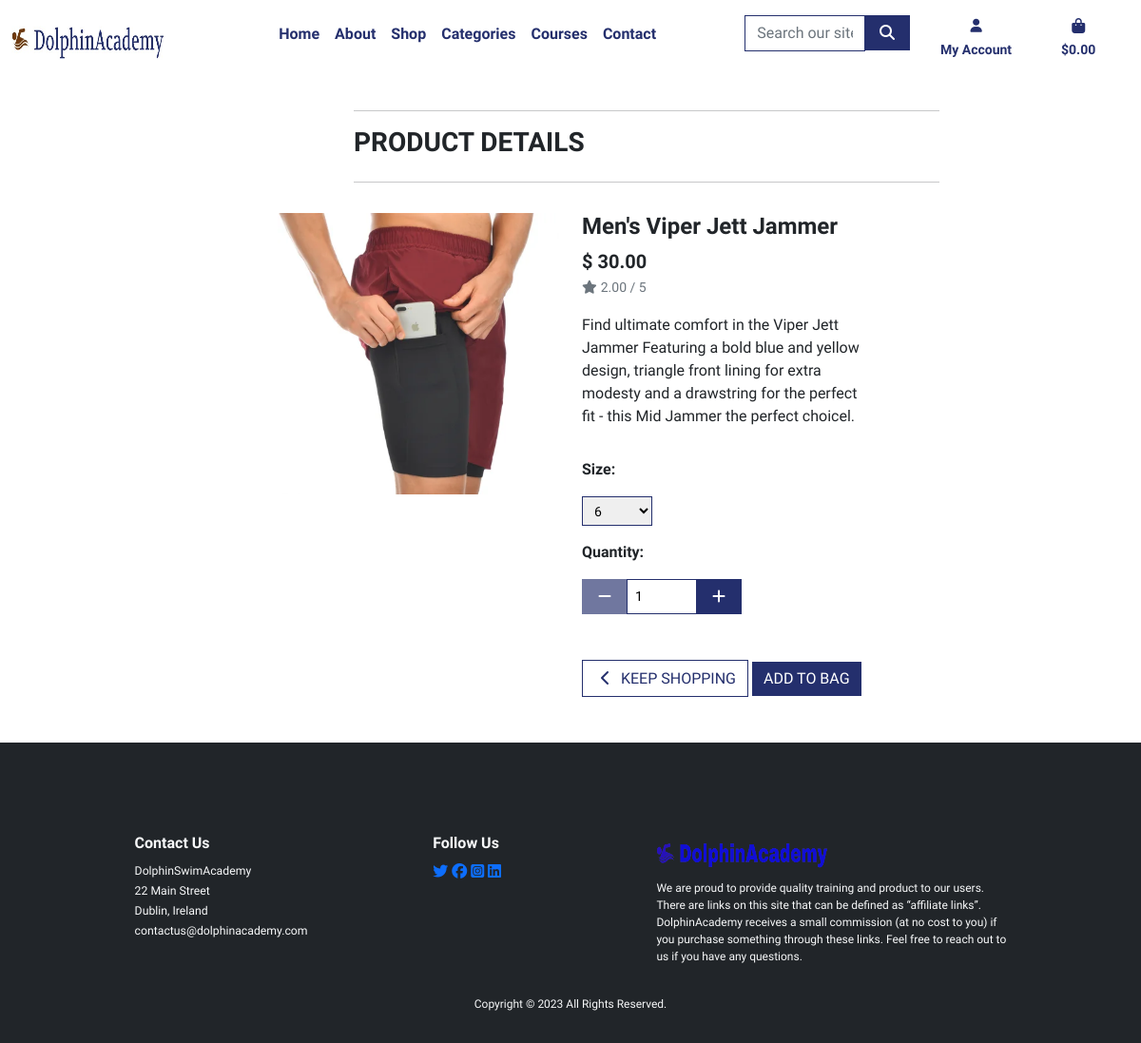
The page /products/1/ on the database its author committed.
### products/models.py (models this page shows, shortened)
class Product(models.Model):
    class Meta:
        verbose_name = 'Product'
        verbose_name_plural = 'Products'
    name = models.CharField(
        max_length=254,
        unique=True
    )
    description = models.TextField(
        max_length=1256,
        blank=True,
        null=True
    )
    category = models.ManyToManyField(
        Category
    )
    image = models.ImageField(
        upload_to='products/',
        null=True,
        blank=True
    )
    rating = models.DecimalField(
        max_digits=6,
        decimal_places=2,
        null=True,
        blank=True
    )
    size = models.ManyToManyField(
        Size,
        max_length=254,
        through='Inventory',
        null=True,
        blank=True,
        related_name='products'
    )
    is_active = models.BooleanField(
        default=False
    )
    price = models.DecimalField(
        max_digits=5,
        decimal_places=2
    )
    slug = models.SlugField(
        blank=True,
        null=True
    )
    def get_categories(self):
        """
        Returns the product categories list
        Args:
            self (object): self.
        Returns:
            product categories list
        """
        return "\n".join([cat.name for cat in self.category.all()])
    get_categories.short_description = "Categories"
    def get_product_size(self):
        """
        Returns the product size list
        Args:
            self (object): self.
        Returns:
            product size list
        """
        return "\n".join([size.name for size in self.size.all()])
    get_product_size.short_description = "size"

### products/views.py (the view)
def product_detail(request, product_id):
    product = get_object_or_404(Product, id=product_id)
    sub_products = product.inventories.all()
    product_attr = {}
    has_size = False
    has_color = False
    has_style = False
    context = {
        'product': product,
        'sub_products': sub_products,
    }
    return render(request, 'products/product_detail.html', context=context)

### bag/contexts.py (called while the page is built, shortened)
def bag_contents(request):
    bag_items = []
    total = 0
    product_count = 0
    bag = request.session.get('bag', {})
    if total < settings.FREE_DELIVERY_THRESHOLD:
        delivery = round(
            total * Decimal(settings.STANDARD_DELIVERY_PERCENTAGE / 100), 2
        )
        free_delivery_delta = settings.FREE_DELIVERY_THRESHOLD - total
    else:
        delivery = 0
        free_delivery_delta = 0
    grand_total = total + delivery
    context = {
        'total': total,
        'grand_total': grand_total,
        'delivery': delivery,
        'free_delivery_delta': free_delivery_delta,
        'bag_items': bag_items,
        'free_delivery_threshold': settings.FREE_DELIVERY_THRESHOLD,
        'product_count': product_count
    }
    return context

### products/models.py (called while the page is built)
    def __str__(self):
        return self.name

### products/templates/products/product_detail.html (shortened to what this page needs)
{% extends 'base.html' %}
{% load static %}
{% block page_header %}
    <div class="container header-container">
    </div>
{% endblock %}
{% block content %}
    <div class="container product-container">
        <div class="row">
            <div class="col-8 offset-3">
                <hr>
                <h1 class="fs-3 mb-4">
                    PRODUCT DETAILS
                </h1>
                <hr>
            </div>
        </div>
        <div class="row">
            <div class="col-12 col-md-6 col-lg-4 offset-lg-2">
                <div class="image-container mt-3 mb-5">
                    {% if product.image %}
                        <a href="{{product.image.url}}" target="_blank">
                            <img src="{{product.image.url}}" class="card-img-top img-fluid" alt="{{product.name}}">
                        </a>
                    {% else %}
                        <a href="#">
                            <img src="{{MEDIA_URL}}noimage.webp" class="card-img-top img-fluid" alt="{{product.name}}">
                        </a>
                    {% endif %}
                </div>
            </div>
            <div class="col-12 col-md-6 col-lg-4">
                <div class="product-detail-container mb-5 mt-md-3">
                    <h1 class="fs-4">{{product.name}}</h1>
                    <p class="lead mb-0 text-start fw-bold">$ {{product.price}}</p>
                    {% if product.rating %}
                        <small class="text-muted"><i class="fas fa-star me-1"></i>{{ product.rating}} / 5</small>
                    {% else %}
                        <small class="text-muted">No rating</small>
                    {% endif %}
                    <p class="mt-3">{{product.description | linebreaks}}</p>
                    <form action="{% url 'add_to_bag' product.id %}" method="POST">
                        <div class="row">
                                <div class="col-12">
                                    <p class="mt-3"><strong>Size:</strong></p>
                                    <div class="input-group">
                                        <select class="form-control-sm w-25 border-ocean-blue rounded-0" name="product_size" id="id_product_size">
                                            {% for sub_product in sub_products %}
                                                <option class="size-option" value="{{sub_product.size}}" data-sku="{{sub_product.sku}}" data-quantity="{{sub_product.units}}"
                                                 data-session-quantity-="{% if bag_contents %}{% for item in bag_contents %}{% if item.sub_product.sku == sub_product.sku %}{{item.quantity}}{% endif %}{% endfor %} {% endif %}"
                                                 id="id_qty_{{sub_product.sku}}">
                                                    {{sub_product.size}}
                                                </option>
                                            {% endfor %}
                                        </select>
                                    </div>
                                </div>
                            <div class="col-12">
                                <p class="mt-3"> <strong>Quantity:</strong></p>
                                <div class="w-100">
                                    <div class="input-group">
                                        <span>
                                            <button class="btn rounded-0 btn-ocean-blue decrement-qty"
                                                 id="decrement-qty-{{sub_product.sku}}" data-form_id="product_detail">
                                                <span class="icon"><i class="fa fa-minus"></i></span>
                                            </button>
                                        </span>
                                        <input class="form-control-sm  qty-input border-ocean-blue" type="number" name="quantity"
                                            value="1" min="1" max="99" id="id_qty_{{sub_product.sku}}" data-sku="{{sub_product.sku}}">
                                        <span>
                                            <button class="btn btn-ocean-blue rounded-0 increment-qty"
                                                id="increment-qty-{{sub_product.sku}}" data-form_id="product_detail">
                                                <span class="icon"><i class="fa fa-plus"></i></span>
                                            </button>
                                        </span>
                                    </div>
                                </div>
                            </div>
                            <div class="col-12">
                                <a href="{% url 'products' %}" class="btn mt-5 rounded-0 btn-outline-ocean-blue">
                                    <span class="icon">
                                        <i class="fas fa-chevron-left"></i>
                                    </span>
                                    <span class="text-uppercase">Keep Shopping</span>
                                </a>
                                <input type="submit" class="btn btn-ocean-blue text-uppercase rounded-0 mt-5" value="Add to bag">
                            </div>
                        </div>
                    </form>
                </div>
            </div>
        </div>
    </div>
{% endblock %}

### static/css/base.css (style rules this page uses)
:root { --body-font:'Urbanist', sans-serif; --body-weight: 400; --heading-weight: 600; --heading-font: 'Urbanist', sans-serif; --nav-color:#1FD6FF; --light-blue:#5065A8; --light-ocean-blue:rgba(36,47,109,0.8); --ocean-blue:#242f6d; --nav-font-weight:800; --text-color:#0000; --button-brown-color:#663103; --button-brown-hover-color:#663103b4; --theme-1:#015E73; --theme-2:#BF5C04; --theme-3:#049DBF; }
html { height: 100%; }
body { height:100%; display:flex; flex-direction:column; padding: 0; margin:0; font-family: var(--body-font); font-weight: var(--body-weight); }
h1, h2, h3, h4, h5, h6 { font-weight: var(--heading-weight); }
.text-uppercase { text-transform: uppercase; }
.border-ocean-blue { border: 1px solid var(--ocean-blue); }
.btn-ocean-blue { background-color: var(--ocean-blue); color: white; border:var(--ocean-blue); }
.btn-outline-ocean-blue { background-color: white; color: var(--ocean-blue); border: solid 1px var(--ocean-blue) ; }
.icon { align-items: center; display: inline-flex; justify-content: center; height: 1.5rem; width: 1.5rem; }
.header-container { padding-top: 100px; }
@media (min-width: 1200px) { .container { max-width: 80%; } }

### rows shown on the page
Product: image (picture), name "Men's Viper Jett Jammer", price "30.00", rating "2.00", description "Find ultimate comfort in the Viper Jett Jammer Featuring a bold blue and yellow design, triangle front lining for extra modesty and a drawstring for the perfect fit - this Mid Jammer the perfect choicel."

### other values the page prints
form field product_size "6"
